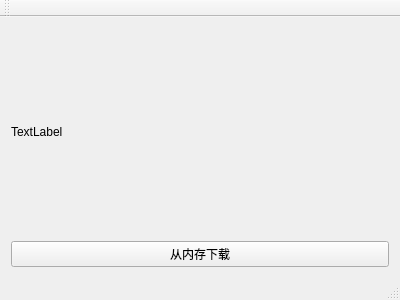
<?xml version="1.0" encoding="UTF-8"?>
<ui version="4.0">
 <class>MainWindow</class>
 <widget class="QMainWindow" name="MainWindow">
  <property name="geometry">
   <rect>
    <x>0</x>
    <y>0</y>
    <width>400</width>
    <height>300</height>
   </rect>
  </property>
  <property name="windowTitle">
   <string>MainWindow</string>
  </property>
  <widget class="QWidget" name="centralWidget">
   <layout class="QVBoxLayout" name="verticalLayout">
    <item>
     <widget class="QLabel" name="label">
      <property name="text">
       <string>TextLabel</string>
      </property>
     </widget>
    </item>
    <item>
     <widget class="QPushButton" name="loadFromMemory">
      <property name="contextMenuPolicy">
       <enum>Qt::NoContextMenu</enum>
      </property>
      <property name="text">
       <string>从内存下载</string>
      </property>
     </widget>
    </item>
   </layout>
  </widget>
  <widget class="QMenuBar" name="menuBar">
   <property name="geometry">
    <rect>
     <x>0</x>
     <y>0</y>
     <width>400</width>
     <height>22</height>
    </rect>
   </property>
  </widget>
  <widget class="QToolBar" name="mainToolBar">
   <attribute name="toolBarArea">
    <enum>TopToolBarArea</enum>
   </attribute>
   <attribute name="toolBarBreak">
    <bool>false</bool>
   </attribute>
  </widget>
  <widget class="QStatusBar" name="statusBar"/>
 </widget>
 <layoutdefault spacing="6" margin="11"/>
 <resources/>
 <connections/>
</ui>
